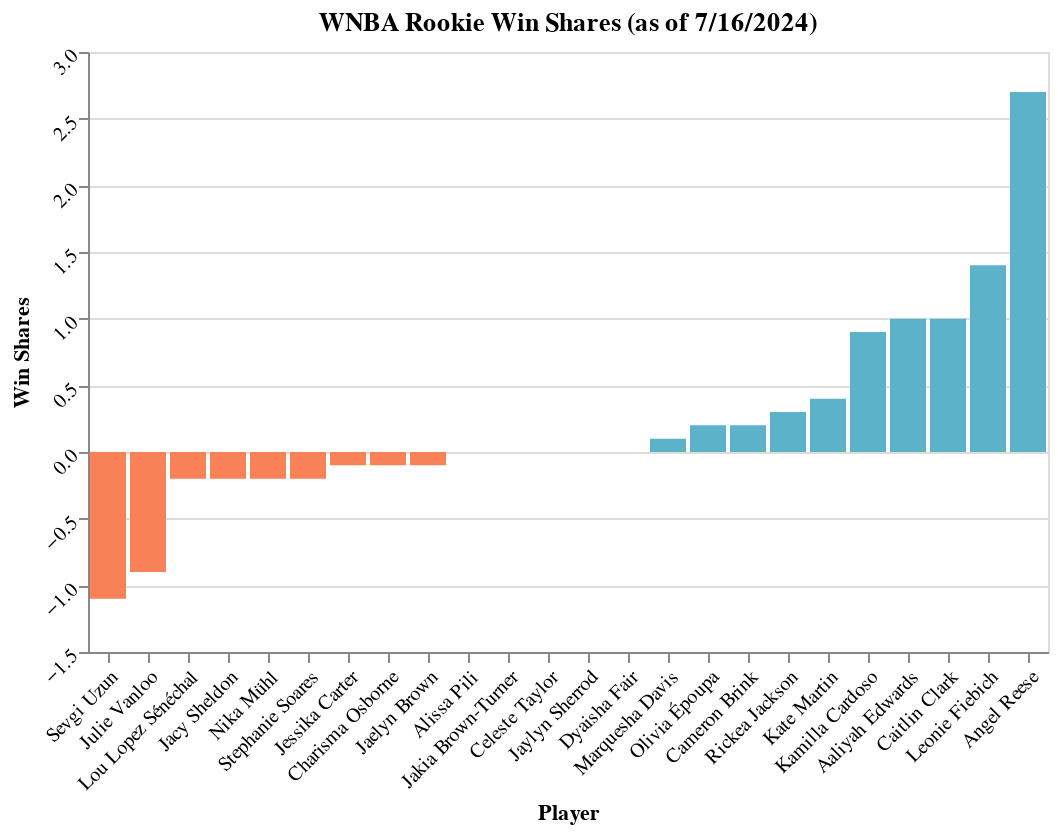

The notebook cell this image was saved under:
### Code cell
chart = alt.Chart(df).mark_bar().encode(
    x=alt.X('Player:N', sort=alt.EncodingSortField(
        field='WS',  # Sort by the WS field
        order='ascending'  # Sort in ascending order
    ), axis=alt.Axis(title='Player')),
    y=alt.Y('WS:Q', axis=alt.Axis(title='Win Shares')),
    color=alt.condition(
        alt.datum.WS >= 0,
        alt.value('#5BB2C9'),  # Positive values
        alt.value('#F88158')      # Negative values
    )
).properties(
    title='WNBA Rookie Win Shares (as of 7/16/2024)'
).configure_axis(
    labelAngle=-45
)

chart

### Figure 1 — Vega-Lite specification as saved in the notebook (floating-point values rounded to 4 significant figures)
{"config": {"view": {"continuousWidth": 300, "continuousHeight": 300}, "axis": {"labelAngle": -45}}, "data": {"name": "data-8028bead134e5f9e6f34cc763c38cea3"}, "mark": {"type": "bar"}, "encoding": {"color": {"condition": {"test": "(datum.WS >= 0)", "value": "#5BB2C9"}, "value": "#F88158"}, "x": {"axis": {"title": "Player"}, "field": "Player", "sort": {"field": "WS", "order": "ascending"}, "type": "nominal"}, "y": {"axis": {"title": "Win Shares"}, "field": "WS", "type": "quantitative"}}, "title": "WNBA Rookie Win Shares (as of 7/16/2024)", "$schema": "https://vega.github.io/schema/vega-lite/v5.8.0.json", "datasets": {"data-8028bead134e5f9e6f34cc763c38cea3": [{"Rk": 1, "Player": "Angel Reese", "WS": 2.7, "Player-additional": "reesean01"}, {"Rk": 2, "Player": "Leonie Fiebich", "WS": 1.4, "Player-additional": "fiebile01"}, {"Rk": 3, "Player": "Aaliyah Edwards", "WS": 1.0, "Player-additional": "edwaraa01"}, {"Rk": 4, "Player": "Caitlin Clark", "WS": 1.0, "Player-additional": "clarkca02"}, {"Rk": 5, "Player": "Kamilla Cardoso", "WS": 0.9, "Player-additional": "cardoka01"}, {"Rk": 6, "Player": "Kate Martin", "WS": 0.4, "Player-additional": "martika01"}, {"Rk": 7, "Player": "Rickea Jackson", "WS": 0.3, "Player-additional": "jacksri02"}, {"Rk": 8, "Player": "Olivia Époupa", "WS": 0.2, "Player-additional": "epoupol01"}, {"Rk": 9, "Player": "Cameron Brink", "WS": 0.2, "Player-additional": "brinkca01"}, {"Rk": 10, "Player": "Marquesha Davis", "WS": 0.1, "Player-additional": "davisma05"}, {"Rk": 11, "Player": "Alissa Pili", "WS": 0.0, "Player-additional": "pilial01"}, {"Rk": 12, "Player": "Jakia Brown-Turner", "WS": 0.0, "Player-additional": "brownja07"}, {"Rk": 13, "Player": "Celeste Taylor", "WS": 0.0, "Player-additional": "tayloce01"}, {"Rk": 14, "Player": "Jaylyn Sherrod", "WS": 0.0, "Player-additional": "sherrja01"}, {"Rk": 15, "Player": "Dyaisha Fair", "WS": 0.0, "Player-additional": "fairdy01"}, {"Rk": 16, "Player": "Jessika Carter", "WS": -0.1, "Player-additional": "carteje02"}, {"Rk": 17, "Player": "Charisma Osborne", "WS": -0.1, "Player-additional": "osborch02"}, {"Rk": 18, "Player": "Jaelyn Brown", "WS": -0.1, "Player-additional": "brownja06"}, {"Rk": 19, "Player": "Lou Lopez Sénéchal", "WS": -0.2, "Player-additional": "lopezlo01"}, {"Rk": 20, "Player": "Jacy Sheldon", "WS": -0.2, "Player-additional": "sheldja01"}, {"Rk": 21, "Player": "Nika Mühl", "WS": -0.2, "Player-additional": "muhlni01"}, {"Rk": 22, "Player": "Stephanie Soares", "WS": -0.2, "Player-additional": "soarest01"}, {"Rk": 23, "Player": "Julie Vanloo", "WS": -0.9, "Player-additional": "vanloju01"}, {"Rk": 24, "Player": "Sevgi Uzun", "WS": -1.1, "Player-additional": "uzunse01"}]}}
